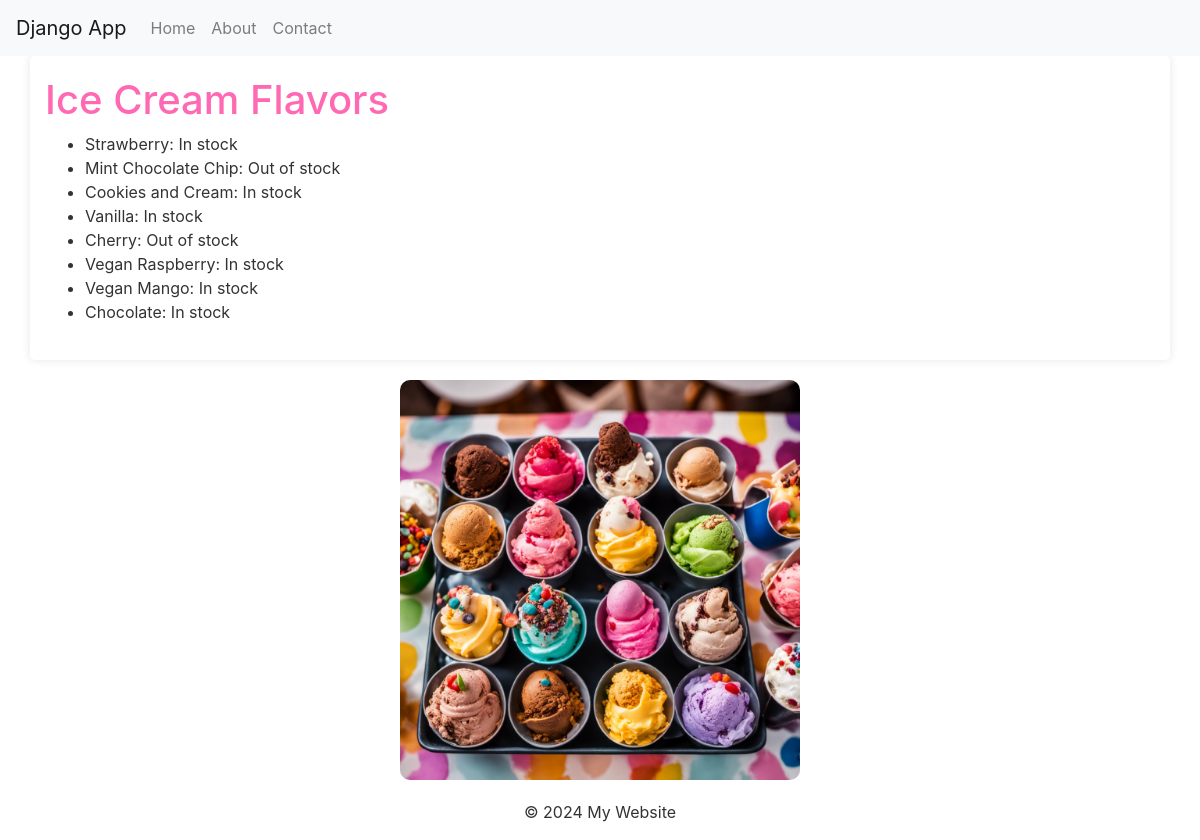
The app's page /flavors/ with its own data.
### app1/models.py (models this page shows, shortened)
class Icecream(models.Model):
    flavor = models.CharField(max_length=200)
    is_available = models.BooleanField(default=True)
    created_at = models.DateTimeField(default=timezone.now)

### app1/views.py (the view)
# urls.py: path("flavors/", views.flavors, name="flavors"),
def flavors(request):
    icecreams = Icecream.objects.all()
    return render(request, "flavors.html", {"icecreams": icecreams})

### app1/templates/flavors.html
{% extends "base.html" %}
{% block content %}
<h1> Ice Cream Flavors</h1>
<ul>
    {% for icecream in icecreams %}
    <li>
        {{icecream.flavor }}: {% if icecream.is_available %} In stock {% else %} Out of stock {% endif %}
    </li>
    {% endfor %}
</ul>
{% endblock %}

### app1/templates/base.html (shortened to what this page needs)
<!DOCTYPE html>
<html lang="en">
<head>
     {% load static %}
      <link rel="stylesheet" href="{% static 'css/styles.css' %}">
    <link rel="stylesheet" href="https://cdn.jsdelivr.net/npm/bootstrap@4.1.3/dist/css/bootstrap.min.css">
    <head>
</head>
</head>
<body>
    <nav class="navbar navbar-expand-lg navbar-light bg-light">
    <a class="navbar-brand" href="#">Django App</a>
    <div class="collapse navbar-collapse" id="navbarNav">
        <ul class="navbar-nav">
            <li class="nav-item">
                <a class="nav-link" href="#">Home</a>
            </li>
             <li class="nav-item">
                <a class="nav-link" href="#">About</a>
            </li>
             <li class="nav-item">
                <a class="nav-link" href="#">Contact</a>
            </li>
        </ul>
        </div>
    </nav>
    <div class="container">{% block content %} {% endblock %}</div>
    <div>
            <img src="{% static 'images/icecream.png' %}" id="mainimg">
        </div>
    <footer><p>&copy; 2024 My Website</p> </footer>
</body>
</html>

### app1/static/css/styles.css (style rules this page uses)
.container { background-color: #fff; color:#FF69B4; padding: 20px; border-radius: 5px; box-shadow: 0 0 10px rgba(0, 0, 0, 0.1); }
.container ul { color: #333333; }
#mainimg { display: block; margin: 20px auto; height: 400px; border-radius: 10px; }
footer { text-align: center; color: #333333; }

### records on screen
Icecream: flavor "Strawberry", is_available "In stock"
Icecream: flavor "Mint Chocolate Chip", is_available "Out of stock"
Icecream: flavor "Cookies and Cream", is_available "In stock"
Icecream: flavor "Vanilla", is_available "In stock"
Icecream: flavor "Cherry", is_available "Out of stock"
Icecream: flavor "Vegan Raspberry", is_available "In stock"
Icecream: flavor "Vegan Mango", is_available "In stock"
Icecream: flavor "Chocolate", is_available "In stock"
